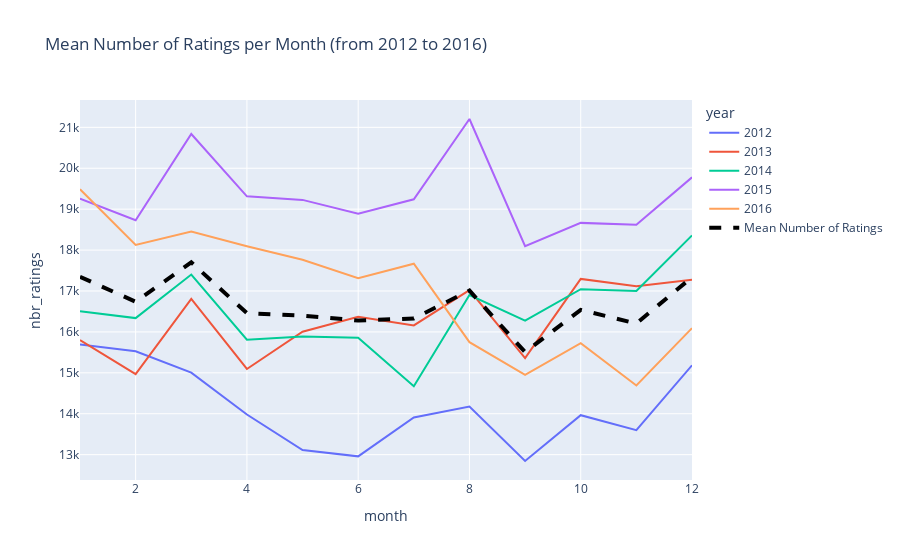

Write notebook code for a chart like this one.
### Markdown cell above
We observe a clear seasonality, with increases and decreases of the number of ratings. By the mean curve, the picks of ratings are situate especially in December/January, in March and in October. 

From some years, we also remark a pick on August.

### Code cell
# creating a new dataframe with the number of ratings per year_month
year_month_ratings_count_df = pd.DataFrame({'year_month': year_month_ratings_count.index, 'nbr_ratings': year_month_ratings_count.values})

# create column year and month
year_month_ratings_count_df['year'] = year_month_ratings_count_df['year_month'].dt.year
year_month_ratings_count_df['month'] = year_month_ratings_count_df['year_month'].dt.month

# keep only rows where the year is greater than 2011 and less than 2017 
year_month_ratings_count_filtered = year_month_ratings_count_df[(year_month_ratings_count_df.year > 2011) & (year_month_ratings_count_df.year < 2017)]

# compute the mean number of ratings per month
mean_ratings_per_month = year_month_ratings_count_filtered.groupby('month')['nbr_ratings'].mean().reset_index(name='mean_nbr_ratings')

# plot with plotly the mean number of ratings per month
fig = px.line(year_month_ratings_count_filtered, x='month', y='nbr_ratings', color='year', title='Mean Number of Ratings per Month (from 2012 to 2016)')
fig.add_trace(go.Scatter(x=year_month_ratings_count_filtered.month, y=mean_ratings_per_month.mean_nbr_ratings, mode='lines', name='Mean Number of Ratings', line=dict(color='black', dash='dash', width=4)))

fig.show()

### Figure 1 — Plotly figure (JSON) as saved in the notebook; plotly's stock layout.template omitted (floating-point values rounded to 4 significant figures)
{"data": [{"hovertemplate": "year=2012<br>month=%{x}<br>nbr_ratings=%{y}<extra></extra>", "legendgroup": "2012", "line": {"color": "#636efa", "dash": "solid"}, "marker": {"symbol": "circle"}, "mode": "lines", "name": "2012", "orientation": "v", "showlegend": true, "type": "scatter", "x": [1, 2, 3, 4, 5, 6, 7, 8, 9, 10, 11, 12], "xaxis": "x", "y": [15691, 15527, 15004, 13981, 13112, 12959, 13909, 14176, 12845, 13965, 13600, 15183], "yaxis": "y"}, {"hovertemplate": "year=2013<br>month=%{x}<br>nbr_ratings=%{y}<extra></extra>", "legendgroup": "2013", "line": {"color": "#EF553B", "dash": "solid"}, "marker": {"symbol": "circle"}, "mode": "lines", "name": "2013", "orientation": "v", "showlegend": true, "type": "scatter", "x": [1, 2, 3, 4, 5, 6, 7, 8, 9, 10, 11, 12], "xaxis": "x", "y": [15800, 14967, 16808, 15094, 16003, 16369, 16158, 17021, 15359, 17295, 17114, 17278], "yaxis": "y"}, {"hovertemplate": "year=2014<br>month=%{x}<br>nbr_ratings=%{y}<extra></extra>", "legendgroup": "2014", "line": {"color": "#00cc96", "dash": "solid"}, "marker": {"symbol": "circle"}, "mode": "lines", "name": "2014", "orientation": "v", "showlegend": true, "type": "scatter", "x": [1, 2, 3, 4, 5, 6, 7, 8, 9, 10, 11, 12], "xaxis": "x", "y": [16504, 16338, 17402, 15810, 15886, 15858, 14673, 16902, 16278, 17045, 17002, 18359], "yaxis": "y"}, {"hovertemplate": "year=2015<br>month=%{x}<br>nbr_ratings=%{y}<extra></extra>", "legendgroup": "2015", "line": {"color": "#ab63fa", "dash": "solid"}, "marker": {"symbol": "circle"}, "mode": "lines", "name": "2015", "orientation": "v", "showlegend": true, "type": "scatter", "x": [1, 2, 3, 4, 5, 6, 7, 8, 9, 10, 11, 12], "xaxis": "x", "y": [19259, 18730, 20837, 19313, 19227, 18890, 19241, 21204, 18094, 18665, 18621, 19778], "yaxis": "y"}, {"hovertemplate": "year=2016<br>month=%{x}<br>nbr_ratings=%{y}<extra></extra>", "legendgroup": "2016", "line": {"color": "#FFA15A", "dash": "solid"}, "marker": {"symbol": "circle"}, "mode": "lines", "name": "2016", "orientation": "v", "showlegend": true, "type": "scatter", "x": [1, 2, 3, 4, 5, 6, 7, 8, 9, 10, 11, 12], "xaxis": "x", "y": [19487, 18124, 18451, 18095, 17765, 17315, 17666, 15749, 14953, 15725, 14690, 16092], "yaxis": "y"}, {"line": {"color": "black", "dash": "dash", "width": 4}, "mode": "lines", "name": "Mean Number of Ratings", "type": "scatter", "x": [1, 2, 3, 4, 5, 6, 7, 8, 9, 10, 11, 12, 1, 2, 3, 4, 5, 6, 7, 8, 9, 10, 11, 12, 1, 2, 3, 4, 5, 6, 7, 8, 9, 10, 11, 12, 1, 2, 3, 4, 5, 6, 7, 8, 9, 10, 11, 12, 1, 2, 3, 4, 5, 6, 7, 8, 9, 10, 11, 12], "y": [17350.0, 16740.0, 17700.0, 16460.0, 16400.0, 16280.0, 16330.0, 17010.0, 15510.0, 16539, 16210.0, 17338]}], "layout": {"legend": {"title": {"text": "year"}, "tracegroupgap": 0}, "title": {"text": "Mean Number of Ratings per Month (from 2012 to 2016)"}, "xaxis": {"anchor": "y", "domain": [0, 1], "title": {"text": "month"}}, "yaxis": {"anchor": "x", "domain": [0, 1], "title": {"text": "nbr_ratings"}}}}
